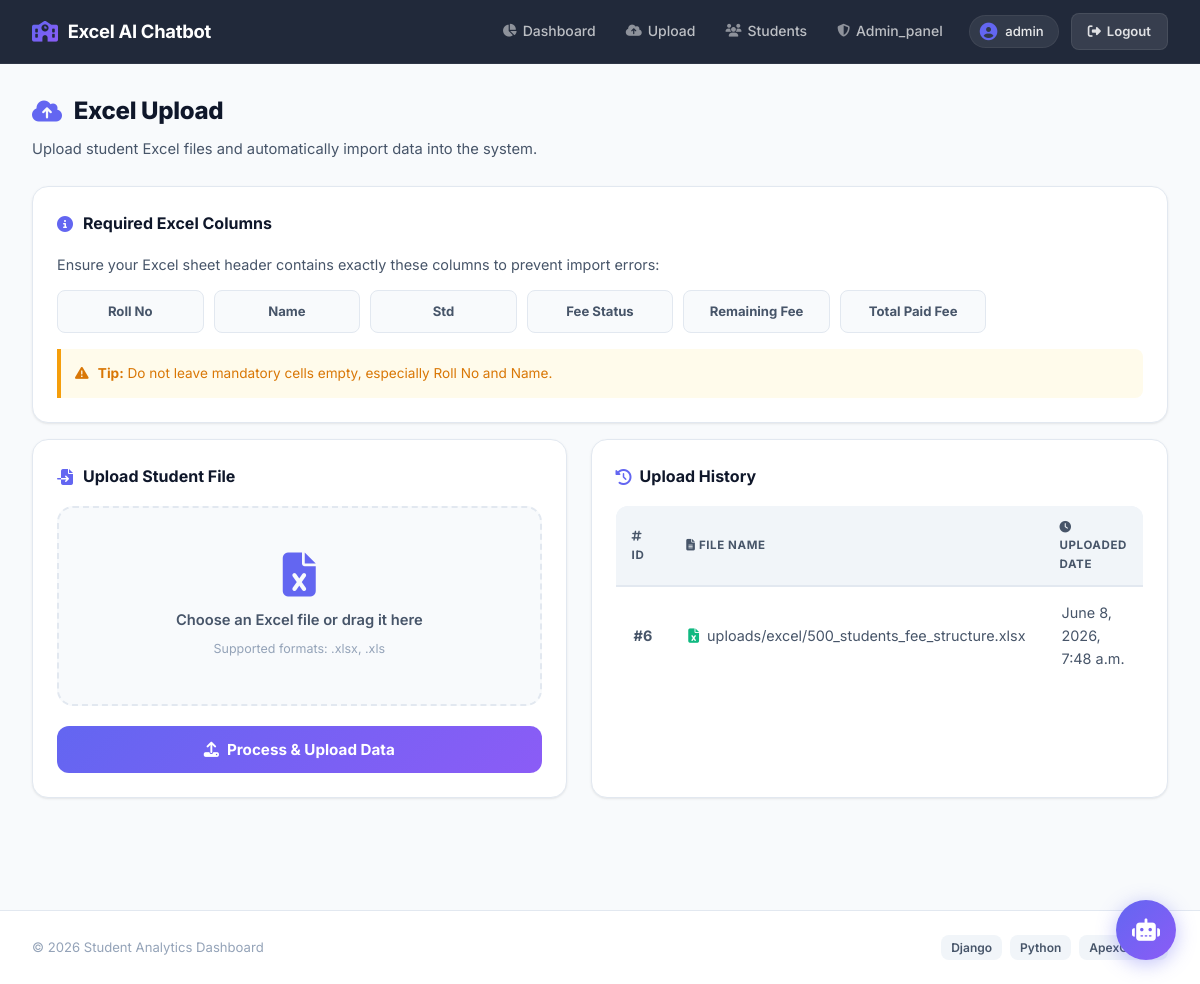
Before: /excel-upload/ (signed in) with the older database file.
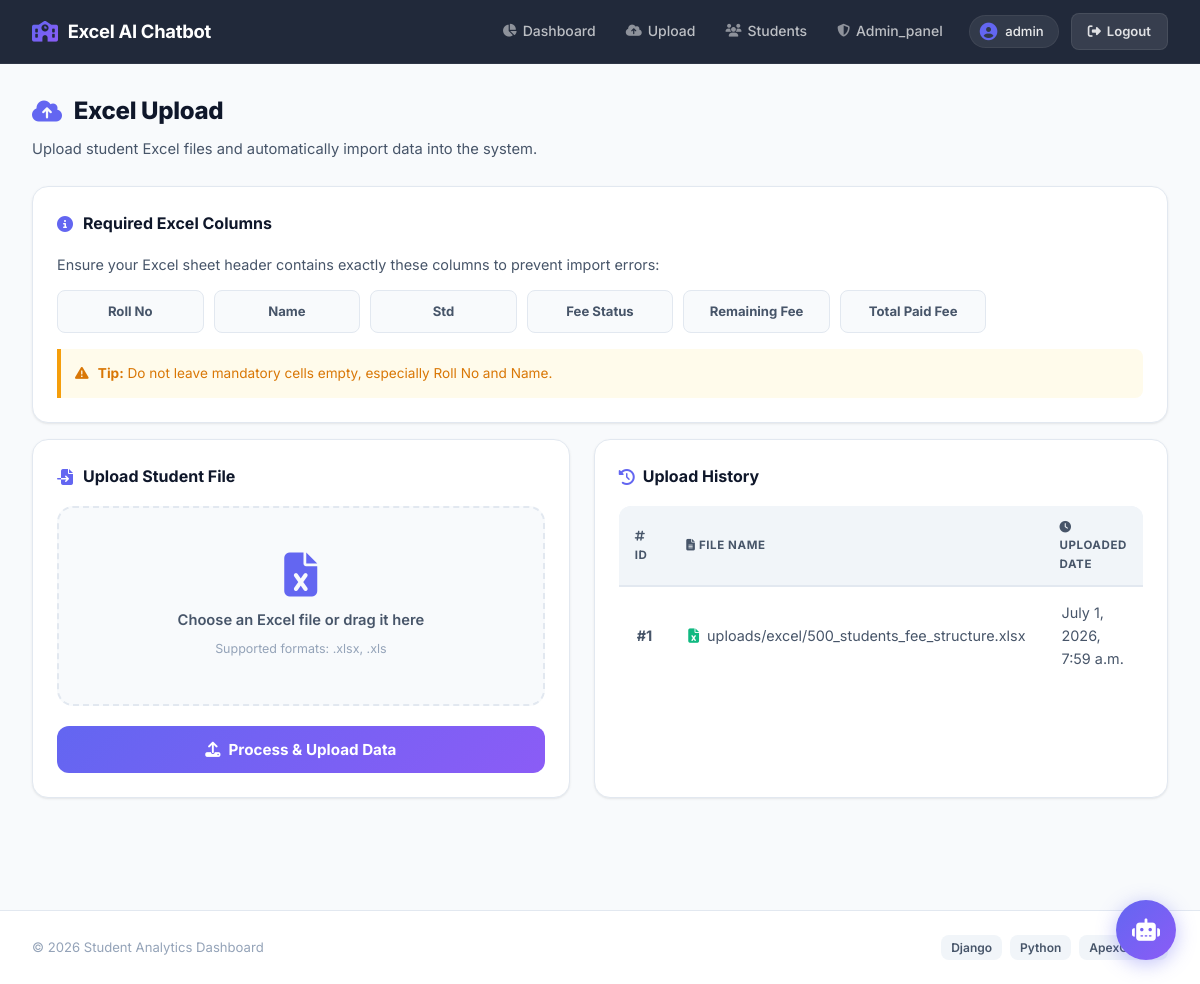
After: the same page with the newer database file.
### excel_ai_chatbot/models.py (models this page shows, shortened)
class ExcelUpload(models.Model):
    file = models.FileField(upload_to="uploads/excel/")
    uploaded_at = models.DateTimeField(auto_now_add=True)

### excel_ai_chatbot/views.py (the view, shortened to what this page needs)
# urls.py: path("excel-upload/", views.upload_excel_view, name="upload_excel"),
@login_required
def upload_excel_view(request):
    uploads = ExcelUpload.objects.order_by("-uploaded_at")
    return render(request, "excel_ai_chatbot/upload_excel.html", {"uploads": uploads})

### excel_ai_chatbot/templates/excel_ai_chatbot/upload_excel.html (shortened to what this page needs)
{% extends 'excel_ai_chatbot/base.html' %}
{% load static %}
{% block content %}
<div class="upload-page-container">
  <div class="page-header">
    <h2><i class="fas fa-cloud-upload-alt"></i> Excel Upload</h2>
    <p>Upload student Excel files and automatically import data into the system.</p>
  </div>
  <div class="glass-card">
    <h3 class="card-title">
      <i class="fas fa-info-circle"></i> Required Excel Columns
    </h3>
    <p style="color: var(--text-secondary); font-size: .9rem; margin-bottom: 14px;">
      Ensure your Excel sheet header contains exactly these columns to prevent import errors:
    </p>
    <div class="format-guide-grid">
      <div class="col-badge">Roll No</div>
      <div class="col-badge">Name</div>
      <div class="col-badge">Std</div>
      <div class="col-badge">Fee Status</div>
      <div class="col-badge">Remaining Fee</div>
      <div class="col-badge">Total Paid Fee</div>
    </div>
    <div class="upload-tip">
      <strong><i class="fas fa-exclamation-triangle"></i> Tip:</strong> Do not leave mandatory cells empty, especially Roll No and Name.
    </div>
  </div>
  <div class="top-grid">
    <div class="glass-card">
      <h3 class="card-title">
        <i class="fas fa-file-import"></i> Upload Student File
      </h3>
      <form method="POST" enctype="multipart/form-data">
        <div class="file-drop-area" id="drop-area">
          <i class="fas fa-file-excel file-drop-icon"></i>
          <span class="file-msg" id="file-msg">Choose an Excel file or drag it here</span>
          <span class="file-support">Supported formats: .xlsx, .xls</span>
        </div>
        <button type="submit" class="upload-btn">
          <i class="fas fa-upload"></i> Process & Upload Data
        </button>
      </form>
    </div>
    <div class="glass-card">
      <div class="section-header" style="margin-bottom: 16px;">
        <h3 style="font-size: 1rem; font-weight: 700; display: flex; align-items: center; gap: 8px;">
          <i class="fas fa-history" style="color: var(--primary);"></i> Upload History
        </h3>
      </div>
      <table class="modern-table">
        <thead>
          <tr>
            <th><i class="fas fa-hashtag"></i> ID</th>
            <th><i class="fas fa-file-alt"></i> File Name</th>
            <th><i class="fas fa-clock"></i> Uploaded Date</th>
          </tr>
        </thead>
        <tbody>
          {% for upload in uploads %}
          <tr>
            <td><strong>#{{ upload.id }}</strong></td>
            <td>
              <span style="display: flex; align-items: center; gap: 8px;">
                <i class="fas fa-file-excel" style="color: var(--green);"></i>
                {{ upload.file.name }}
              </span>
            </td>
            <td>{{ upload.uploaded_at }}</td>
          </tr>
          {% endfor %}
        </tbody>
      </table>
    </div>
  </div>
</div>
{% endblock %}

Changed rows visible on the page:
removed ExcelUpload: id "6", file.name "uploads/excel/500_students_fee_structure.xlsx", uploaded_at "June 8, 2026, 7:48 a.m."
added ExcelUpload: id "1", file.name "uploads/excel/500_students_fee_structure.xlsx", uploaded_at "July 1, 2026, 7:59 a.m."
